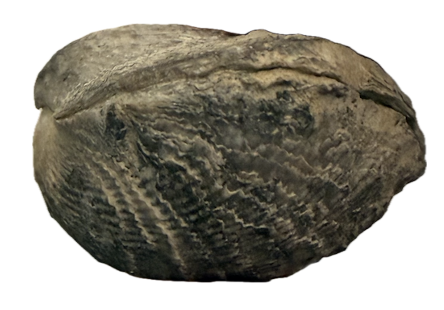
#> input picture images/unknown_misc/rockford/brach1_pseudoatrypa_devoniana/side.png, 444 x 310 px
$ python diagnostic_grid.py
#> lines starting #> are read from the running program, lines starting #| are printed output that depends on the picture; after the words box and inside, x2 and y2 are one past the last pixel; in counts of white or black regions, pixels touching at a corner belong together
### data/fit_harness/diagnostic_overlay.py
#!/usr/bin/env python3
"""Diagnostic outlines for brach1/2/3 — parametric outlines placed beside
the photocomposite for direct visual comparison.

For each specimen we render:
  - the dorsal/TOP view as the parametric outline + decorations
  - the anterior/FRONT view as the parametric tri-view middle
  - the lateral/SIDE view as the parametric tri-view right

These are placed in tiles next to a crop of the corresponding view in
the photocomposite. The crops are approximate (eye-balled bounding
boxes) but enough for visual comparison.

Output: data/fit_harness/diagnostic_brach{1,2,3}.png + a composite.
"""
import os, sys, subprocess, json, tempfile
import matplotlib
matplotlib.use("Agg")
import matplotlib.pyplot as plt
from PIL import Image
sys.path.insert(0, os.path.join(os.path.dirname(__file__), "..", "visualizer_test"))
from render import draw_svg

HERE = os.path.dirname(os.path.abspath(__file__))
ROOT = os.path.abspath(os.path.join(HERE, "..", ".."))


# Layout per composite (estimated by eye). Each view = (x0, y0, x1, y1).
SPECIMENS = [
    dict(name="brach1", dir="brach1_pseudoatrypa_devoniana",
         taxon_key="pseudoatrypa-devoniana",
         best_guess="Pseudoatrypa devoniana (atrypid w/ frills)",
         answers=dict(outline_pick="subcircular", profile_pick="biconvex",
                       hinge_pick="astrophic", surface_ribs="yes",
                       rib_density="dense", surface_frills="yes",
                       fold_pick="strong", inflation_pick="medium",
                       beak_pick="moderate", lateral_pick="smooth")),
    dict(name="brach2", dir="brach2_schizophoria_iowensis",
         taxon_key="schizophoria-iowensis",
         best_guess="Schizophoria iowensis (orthid)",
         answers=dict(outline_pick="subcircular", profile_pick="biconvex",
                       hinge_pick="narrow-strophic", surface_ribs="yes",
                       rib_density="medium", fold_pick="strong",
                       inflation_pick="medium",
                       beak_pick="moderate", lateral_pick="smooth")),
    dict(name="brach3", dir="brach3_conispirifer",
         # No fitted shape data for Conispirifer — categorical only.
         best_guess="Conispirifer cyrtinaeformis (cone-shaped spiriferid)",
         answers=dict(outline_pick="conical", profile_pick="biconvex",
                       hinge_pick="wide-strophic", surface_ribs="yes",
                       rib_density="dense", fold_pick="strong",
                       inflation_pick="high",
                       beak_pick="pyramidal", lateral_pick="smooth")),
    dict(name="brach4", dir="brach4_cyrtospirifer_whitneyi",
         taxon_key="cyrtospirifer-whitneyi",
         best_guess="Cyrtospirifer whitneyi (alate spiriferid)",
         answers=dict(outline_pick="wing-shaped", profile_pick="biconvex",
                       hinge_pick="wide-strophic", surface_ribs="yes",
                       rib_density="dense", fold_pick="strong",
                       inflation_pick="medium",
                       beak_pick="prominent", lateral_pick="smooth")),
    dict(name="brach5", dir="brach5_spinatrypa_rockfordensis",
         best_guess="Spinatrypa rockfordensis (spinose atrypid)",
         answers=dict(outline_pick="subcircular", profile_pick="biconvex",
                       hinge_pick="astrophic", surface_ribs="yes",
                       rib_density="sparse", surface_frills="yes",
                       surface_spines="yes", fold_pick="weak",
                       inflation_pick="medium",
                       beak_pick="moderate", lateral_pick="smooth")),
    dict(name="brach6", dir="brach6_theodossia_hungerfordi",
         best_guess="Theodossia hungerfordi (globose spiriferid)",
         answers=dict(outline_pick="subcircular", profile_pick="biconvex",
                       hinge_pick="astrophic", surface_ribs="yes",
                       rib_density="medium", fold_pick="strong",
                       inflation_pick="high",
                       beak_pick="prominent", lateral_pick="smooth")),
    dict(name="brach7", dir="brach7_douvillina_arcuata",
         best_guess="Douvillina arcuata (geniculate strophomenid)",
         answers=dict(outline_pick="subcircular", profile_pick="concavo-convex",
                       hinge_pick="wide-strophic", surface_ribs="yes",
                       rib_density="dense", fold_pick="none",
                       inflation_pick="low",
                       beak_pick="subdued", lateral_pick="geniculate")),
]


def gen_svgs(answers_list, out_dir):
    """Generate categorical PARAM SVGs from slider answers, plus
    analytical (fitted-shape) SVGs for entries that include a
    `taxon_key`. Analytical SVGs are saved with `_analytical_<view>`
    suffix and are produced from the manifest's `shape:` block via
    the morphospace renderer (svgAnalyticalTop / Front / Side)."""
    os.makedirs(out_dir, exist_ok=True)
    driver = r"""
const fs = require('fs'); const vm = require('vm');
const m = fs.readFileSync(process.argv[3], 'utf8');
const r = fs.readFileSync(process.argv[4], 'utf8');
const data = JSON.parse(fs.readFileSync(process.argv[5], 'utf8'));
const outDir = process.argv[6];
const vecPath = process.argv[3].replace('manifest.js', 'vectorized_atlas.js');
const vec = fs.existsSync(vecPath) ? fs.readFileSync(vecPath, 'utf8') : '';
const ctx = vm.createContext({
  document: { addEventListener:()=>{}, getElementById:()=>null, createElement:()=>({}) },
  window: { addEventListener:()=>{}, scrollTo:()=>{}, location:{hash:''} },
  location:{hash:''}, console, Math,
  // Expose fs/data/outDir into the context so the inner script can
  // access FAUNA (which lives in the context's lexical scope, not on
  // the ctx object itself when declared via `const`).
  fs: fs, _entries: data, _outDir: outDir
});
vm.runInContext(m, ctx);
if (vec) vm.runInContext(vec, ctx);
vm.runInContext(r, ctx);
vm.runInContext(`
  function _findTaxonShape(slug) {
    for (const g of FAUNA) {
      if (!g.subgroups) continue;
      for (const sg of g.subgroups) {
        for (const t of sg.taxa) {
          const s = (t.genus + '-' + t.species).toLowerCase()
                      .replace(/[^a-z0-9]+/g, '-').replace(/^-|-$/g, '');
          if (s === slug && t.shape) return t.shape;
        }
      }
    }
    return null;
  }
  for (const entry of _entries) {
    fs.writeFileSync(_outDir + '/' + entry.id + '_top.svg', svgTopView(entry.answers));
    fs.writeFileSync(_outDir + '/' + entry.id + '_front.svg', svgFrontView(entry.answers));
    fs.writeFileSync(_outDir + '/' + entry.id + '_side.svg', svgSideView(entry.answers));
    if (entry.taxon_key) {
      const shape = _findTaxonShape(entry.taxon_key);
      if (shape) {
        fs.writeFileSync(_outDir + '/' + entry.id + '_analytical_top.svg', svgAnalyticalTop(shape));
        fs.writeFileSync(_outDir + '/' + entry.id + '_analytical_front.svg', svgAnalyticalFront(shape));
        fs.writeFileSync(_outDir + '/' + entry.id + '_analytical_side.svg', svgAnalyticalSide(shape));
      }
    }
  }
`, ctx);
console.log('OK');
"""
    with tempfile.NamedTemporaryFile("w", suffix=".js", delete=False) as f:
        f.write(driver); driver_path = f.name
    with tempfile.NamedTemporaryFile("w", suffix=".json", delete=False) as f:
        json.dump(answers_list, f); data_path = f.name
    subprocess.run(["node", driver_path, "_self_",
                     os.path.join(ROOT, "manifest.js"),
                     os.path.join(ROOT, "render.js"),
                     data_path, out_dir],
                    check=True, capture_output=True)
    os.unlink(driver_path); os.unlink(data_path)


# View files in each brach subfolder, paired with the corresponding
# parametric view (top/front/side from svgs).
VIEW_FILES = [
    ("top_valve1.png", "top"),
    ("top_valve2.png", "top"),
    ("anterior.png",   "front"),
    ("side.png",       "side"),
    ("hinge.png",      "top"),    # hinge-view comparison — TOP shows the strophic hinge
]

IMG_DIR = os.path.join(ROOT, "images", "unknown_misc", "rockford")


def view_path(specimen, filename):
    return os.path.join(IMG_DIR, specimen["dir"], filename)


# [34 lines left out: function main, not called in this run]


# [2 lines that do not run on import are left out]

### data/fit_harness/diagnostic_grid.py
#!/usr/bin/env python3
"""Diagnostic grid with shell-extent scaling and fit metrics.

For each brach (side + anterior views):
  1. Load pre-sliced view from per-brach subfolder
  2. Detect shell extent (non-white pixel bbox)
  3. Scale PARAM silhouette bbox → shell bbox (not crop rectangle)
  4. Overlay red PARAM outline on photo
  5. Compute three fit indices:
       - WHITE INSIDE OUTLINE: PARAM area that's empty (overstep)
       - NONWHITE OUTSIDE OUTLINE: shell area that's outside PARAM (undersht)
       - COMMISSURE MATCH: distance between PARAM's cy line and the
         photo's estimated commissure (widest cross-section in side view)

Output: data/fit_harness/diagnostic_grid_all.png
"""
import os, sys
import numpy as np
import matplotlib
matplotlib.use("Agg")
import matplotlib.pyplot as plt
from PIL import Image, ImageDraw
sys.path.insert(0, os.path.join(os.path.dirname(__file__), "..", "visualizer_test"))
from render import path_to_polylines
from diagnostic_overlay import SPECIMENS, gen_svgs, IMG_DIR
import xml.etree.ElementTree as ET
import re

NS = "{http://www.w3.org/2000/svg}"
HERE = os.path.dirname(os.path.abspath(__file__))
ROOT = os.path.abspath(os.path.join(HERE, "..", ".."))


# ---------- Shell + PARAM silhouette extraction ----------

REF_DIR = os.path.join(HERE, "reference_outlines")


def reference_outline_path(brach_name, view):
    """Try to find a hand-drawn reference outline for this brach+view.
    Returns path if exists, else None."""
    candidates = [
        f"{brach_name}_*_{view}.png",
    ]
    import glob
    for pat in candidates:
        hits = glob.glob(os.path.join(REF_DIR, pat))
        if hits:
            return hits[0]
    return None


def nonwhite_mask(pil_img, threshold=235):
    """Binary mask of non-white pixels (the shell)."""
    arr = np.asarray(pil_img.convert("L"))
    return arr < threshold


# [15 lines left out: function red_outline_mask, not called in this run]


def bbox_of_mask(mask):
    """(x0, y0, x1, y1) of True pixels in mask. Returns None if empty."""
    if not mask.any():
        return None
    rows = np.any(mask, axis=1)
    cols = np.any(mask, axis=0)
    y0, y1 = np.where(rows)[0][[0, -1]]
    x0, x1 = np.where(cols)[0][[0, -1]]
    return (int(x0), int(y0), int(x1) + 1, int(y1) + 1)


def parse_svg_paths(svg_path):
    """Return list of (polylines, stroke, sw, fill, dashed) for every <path>."""
    tree = ET.parse(svg_path)
    root = tree.getroot()
    out = []

    # [16 lines left out: function walk, not called in this run]

    walk(root)
    return out


def param_silhouette_polygons(svg_path):
    """Return list of polygons (list of (x,y) tuples) that constitute the
    PARAM body fill — the main shell silhouette. Skips overlay decorations
    (hatching, interarea trapezoid, etc.) by filtering: only paths whose
    fill is non-none and whose polyline is closed-ish AND large.
    """
    paths = parse_svg_paths(svg_path)
    polys = []
    for polylines, stroke, sw, fill, dashed in paths:
        if fill in ("none", "transparent", ""):
            continue
        # Take first polyline (the main closed shape)
        if not polylines:
            continue
        pl = polylines[0]
        if len(pl) < 6:
            continue
        polys.append(pl)
    return polys


# [288 lines left out: functions silhouette_bbox, stroke_polylines, rasterize_param_mask, compute_fit, perimeter_pixels, hausdorff and 5 more, not called in this run]


# ---------- Panel rendering ----------

def overlay_panel(ax, pil_photo, svg_path, view_kind, show_metrics=True,
                   mask_fn=None):
    """Show photo + red PARAM outline scaled to shell extent. Returns
    metrics dict for the panel."""
    photo_arr = np.asarray(pil_photo.convert("RGB"))
    h, w = photo_arr.shape[:2]
    ax.imshow(photo_arr)
    ax.set_xticks([]); ax.set_yticks([])
    for s in ax.spines.values(): s.set_visible(False)

    if mask_fn is None:
        mask_fn = nonwhite_mask
    shell_mask = mask_fn(pil_photo)
    shell_bbox = bbox_of_mask(shell_mask)
    if shell_bbox is None:
        ax.set_title("(no shell detected)", fontsize=8, color="red")
        return None

    polys = param_silhouette_polygons(svg_path)
    if not polys:
        return None
    src_bbox = silhouette_bbox(polys)

    # Scale PARAM bbox → shell bbox
    param_mask = rasterize_param_mask(polys, src_bbox, w, h, shell_bbox)

    # Compute metrics
    metrics = compute_fit(param_mask, shell_mask)

    # For side views: also compute commissure match. PARAM commissure
    # in SVG is at y=100 (cy). In the scaled target, this maps to:
    if view_kind == "side":
        sx0, sy0, sx1, sy1 = src_bbox
        dx0, dy0, dx1, dy1 = shell_bbox
        param_cy_target = dy0 + (100 - sy0) * (dy1 - dy0) / max(1, sy1 - sy0)
        cm_dist = commissure_match_side(shell_mask, param_cy_target)
        # Draw the two commissure lines for visual reference
        ax.axhline(y=param_cy_target, color="#1e6fd9", linewidth=0.8,
                    linestyle=":", alpha=0.7)
        if cm_dist is not None:
            metrics["commissure_dist_px"] = int(cm_dist)

    # Tangent alignment test (per pipeline overhaul proposal §4).
    ta = tangent_alignment(shell_mask, param_mask)
    if ta is not None:
        metrics["tangent_mean_deg"] = float(ta["mean"])
        metrics["tangent_max_deg"] = float(ta["max"])
        metrics["tangent_entries"] = ta["entries"]

    # Hausdorff distance — worst-case perimeter mismatch. Surfaces
    # large local deviations that bulk IoU hides. Lower = better.
    perim_shell = perimeter_pixels(shell_mask)
    perim_param = perimeter_pixels(param_mask)
    hd = hausdorff(perim_shell, perim_param)
    if hd is not None:
        # Normalize by bbox diagonal so it's comparable across panels
        bbox_diag = np.hypot(w, h)
        metrics["hausdorff_px"] = float(hd)
        metrics["hausdorff_frac"] = float(hd / bbox_diag)

    # Zonal IoU — IoU per anatomical zone. Identifies which regions
    # are wildly wrong even when bulk IoU passes.
    zi = zonal_iou(param_mask, shell_mask, n_radial=8)
    if zi is not None:
        metrics["zonal_iou"] = zi["zones"]
        metrics["worst_zone"] = zi["worst"]

    # Overlay BLUE PARAM — ASPECT-PRESERVING uniform scale.
    #
    # The fill polygons include the horizontal commissure walk (each
    # valve closes through commissure to start point), so drawing them
    # as closed-outline strokes shows a "T-bar through the middle".
    # Instead we draw the fill polygons as a TRANSLUCENT BLUE REGION
    # — gives a clean shape view that students can compare to the RED
    # reference outline without spurious internal lines. The stroke
    # paths and #333 commissure are then drawn on top as thinner blue
    # lines for diagnostic interior detail.
    sx0, sy0, sx1, sy1 = src_bbox
    dx0, dy0, dx1, dy1 = shell_bbox
    sw = max(1e-6, sx1 - sx0); sh = max(1e-6, sy1 - sy0)
    dw = dx1 - dx0; dh = dy1 - dy0
    f = min(dw / sw, dh / sh)
    pad_x = (dw - sw * f) / 2
    pad_y = (dh - sh * f) / 2

    def to_dst(p):
        return (dx0 + pad_x + (p[0] - sx0) * f,
                dy0 + pad_y + (p[1] - sy0) * f)

    # Filled translucent BLUE region per valve (shows shape coverage)
    for poly in polys:
        xs = [to_dst(p)[0] for p in poly]
        ys = [to_dst(p)[1] for p in poly]
        ax.fill(xs, ys, color="#1e6fd9", alpha=0.15, zorder=9, linewidth=0)

    # Body outline strokes (solid BLUE) and internal commissure (thin
    # dashed faded BLUE) drawn separately so they're visually distinct.
    # Combined-blue rendering made the commissure look like a second
    # outline crossing the body — students would read this as a self-
    # intersecting tangle. Now the commissure clearly reads as an
    # INTERIOR feature.
    for polylines_, stroke_, sw_, fill_, dashed_ in parse_svg_paths(svg_path):
        s_low = stroke_.lower()
        is_outline = s_low in ("black", "#000", "#000000")
        is_commissure = s_low in ("#333", "#333333")
        if not (is_outline or is_commissure) or dashed_:
            continue
        for pl in polylines_:
            xs = [to_dst(p)[0] for p in pl]
            ys = [to_dst(p)[1] for p in pl]
            if is_outline:
                ax.plot(xs, ys, color="#1e6fd9", linewidth=1.8, alpha=0.95,
                        zorder=10, solid_capstyle="round", solid_joinstyle="round")
            else:  # commissure
                ax.plot(xs, ys, color="#1e6fd9", linewidth=0.9, alpha=0.55,
                        zorder=11, linestyle="--", dashes=(4, 2))

    # Fitted-shape (green) overlay REMOVED. The fitted shapes are based
    # on stand-in taxa (e.g., Cyrtospirifer's "fitted" is actually fit
    # to Spinocyrtia iowensis) and produce smooth bulk shapes that lose
    # all diagnostic features — a near-circle for what should be a
    # wing-spiriferid diamond. IoU rewards bulk overlap so the metric
    # was misleading; visually the fitted is worse. Focus is entirely
    # on improving the BLUE categorical PARAM.

    # Shell bbox rectangle (faint, for reference)
    ax.plot([dx0, dx1, dx1, dx0, dx0],
            [dy0, dy0, dy1, dy1, dy0],
            color="#7a7a7a", linewidth=0.5, linestyle=":", alpha=0.5)

    # Metrics text box suppressed — visual assessment focused on shape.
    # (Numbers still printed to stdout by main() for reference.)
    return metrics


# ---------- Main ----------

def main():
    svg_dir = os.path.join(HERE, "_diagnostic_svgs")
    gen_svgs([
        dict(id=sp["name"], answers=sp["answers"],
             taxon_key=sp.get("taxon_key"))
        for sp in SPECIMENS
    ], svg_dir)

    n = len(SPECIMENS)
    fig, axes = plt.subplots(n, 2, figsize=(14, 5.0 * n),
                              gridspec_kw=dict(wspace=0.10, hspace=0.30))
    if n == 1:
        axes = [axes]

    results = []   # collect per-specimen metrics for stdout summary

    for r, sp in enumerate(SPECIMENS):
        bdir = os.path.join(IMG_DIR, sp["dir"])
        row = dict(name=sp["name"])

        # SIDE: prefer reference outline if available, else use photo
        side_ref = reference_outline_path(sp["name"], "side")
        side_photo = os.path.join(bdir, "side.png")
        side_src = side_ref if side_ref else side_photo
        side_kind = "ref" if side_ref else "photo"
        if os.path.exists(side_src):
            pil = Image.open(side_src)
#> pil is the input picture: PIL image 444x310 RGBA; mean R, G, B, A 154.8, 151.5, 141.8, 255
            mask_fn = red_outline_mask if side_ref else nonwhite_mask
            m = overlay_panel(axes[r][0], pil,
                           os.path.join(svg_dir, f"{sp['name']}_side.svg"),
                           view_kind="side", mask_fn=mask_fn)
#> in nonwhite_mask, `arr = np.asarray(pil_img.convert("L"))`:
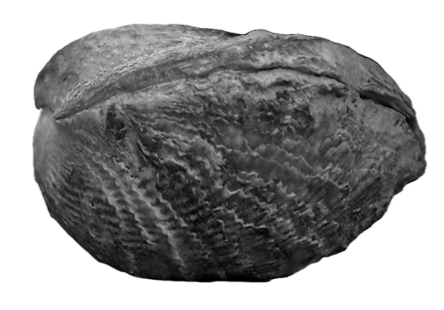
#> arr: shape (310, 444); min 0, max 255, mean 151.4
#> in nonwhite_mask, `return arr < threshold`:
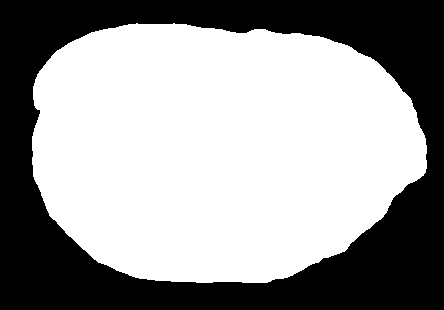
#> returned value: shape (310, 444) bool; 60.4% white; 1 black region, box (x1, y1, x2, y2) and area: (0, 0, 444, 310) 54496
#> in bbox_of_mask, `y0, y1 = np.where(rows)[0][[0, -1]]`: y0 = 23; y1 = 282
#> in bbox_of_mask, `x0, x1 = np.where(cols)[0][[0, -1]]`: x0 = 32; x1 = 426
#> (the rest of the program and of its run is left out)
